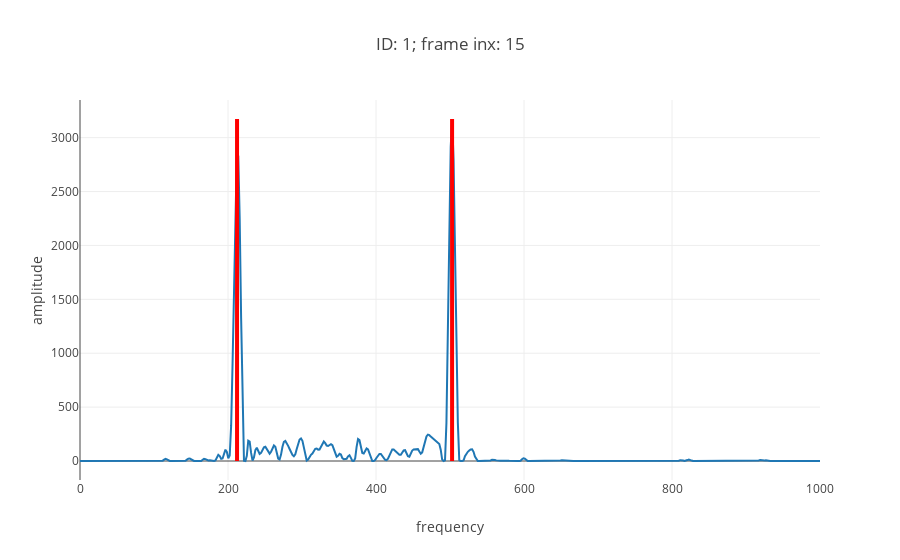

Notebook code for this chart:
### Markdown cell above
### II. Visual inspecction.


We're going to select a single transect from one of the figure folders available to use. We will look at the distribution of intensities across this transect. 

We deploy on this transect the method that is to be applied across data sets. This is implemented through the function `frame_peaks`. This function takes a number of arguments that will impact the output:

- amp_cap: caps transect data to specified value.
- peak_cap: minimum intensity value accepted for cluster centroid positions. 
- peak_iso: minimum distance between cluster centroids: centroids below this distance are merged. 
- extremes: retains only positions corresponding to minimum and max peak positions.

### Code cell
image_avail= image_dict.keys()
image_avail= sorted(image_avail)


## chose image folder by index
image_idx= 0
## chose transect by index (transects in increasing order).
frame= 15

Sample_N= 1000 ## Number of samples used for clustering.
amp_cap= 1e6 # max amp cap.
peak_cap= 40 # min amp cap.
peak_iso= 10 # cluster centre proximity cap. 
band_qtl= 0.02 # MS qtl
frame_plot= True
extremes= True ## extract only min and max peaks.
center= False ## center peak positions. 


#################
#################

image_select= image_avail[image_idx]
print(image_select)

height= 1000 ## ficticious range
surface= image_dict[image_select]['surface']

array_spec= image_dict[image_select]['I'].T
spec_fs= np.linspace(0,height, array_spec.shape[0])



peak_cent, time_spec, amps_centres,figure_frame= frame_peaks(array_spec, spec_fs, surface,
                frame= frame,
                Sample_N= Sample_N,
                amp_cap= amp_cap,
                peak_cap= peak_cap,
                peak_iso= peak_iso,
                band_qtl= band_qtl,
                frame_plot= frame_plot,
                extremes= extremes,
                center= center,
                label= image_select)

#
iplot(figure_frame)

### Figure 1 — Plotly figure (JSON) as saved in the notebook; plotly's stock layout.template omitted (floating-point values rounded to 4 significant figures; data arrays with more than 128 entries replaced by an {"elided": "..."} marker saying what was removed)
{"data": [{"mode": "lines", "type": "scatter", "uid": "6c61ea0f-5538-45d1-a4c5-a936cf5554c5", "x": {"elided": "520 float values"}, "y": {"elided": "520 float values"}}], "layout": {"shapes": [{"line": {"color": "red", "dash": "solid", "width": 4}, "type": "line", "x0": 212.2, "x1": 212.2, "y0": 0, "y1": 3173.0}, {"line": {"color": "red", "dash": "solid", "width": 4}, "type": "line", "x0": 502.8, "x1": 502.8, "y0": 0, "y1": 3173.0}], "title": {"text": "ID: 1; frame inx: 15"}, "xaxis": {"title": {"text": "frequency"}}, "yaxis": {"title": {"text": "amplitude"}}}}
